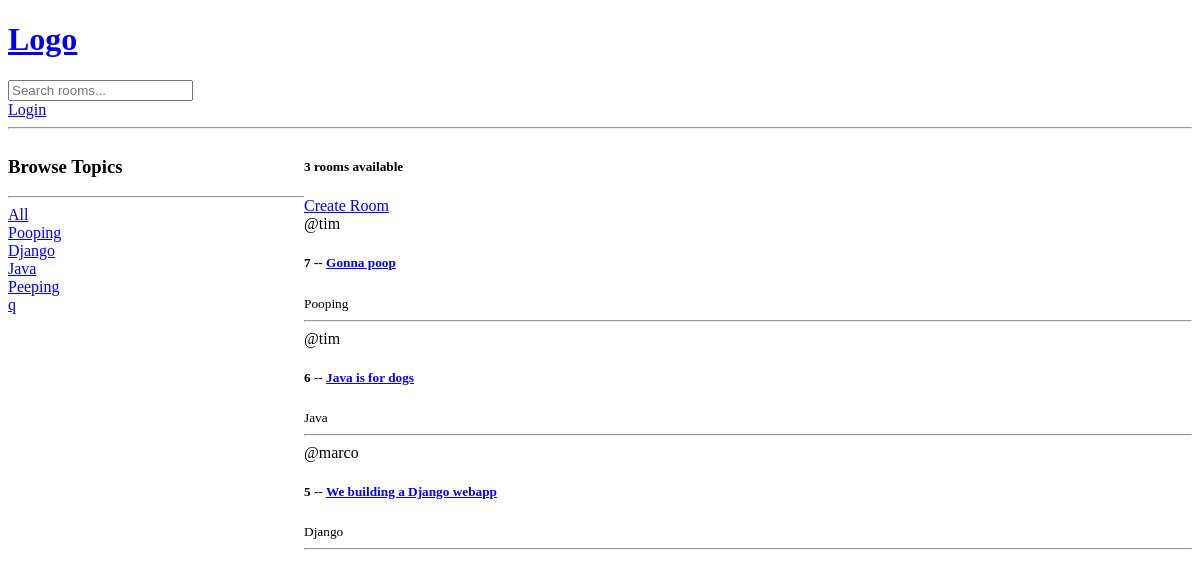
/, run on an earlier commit of the app's database.
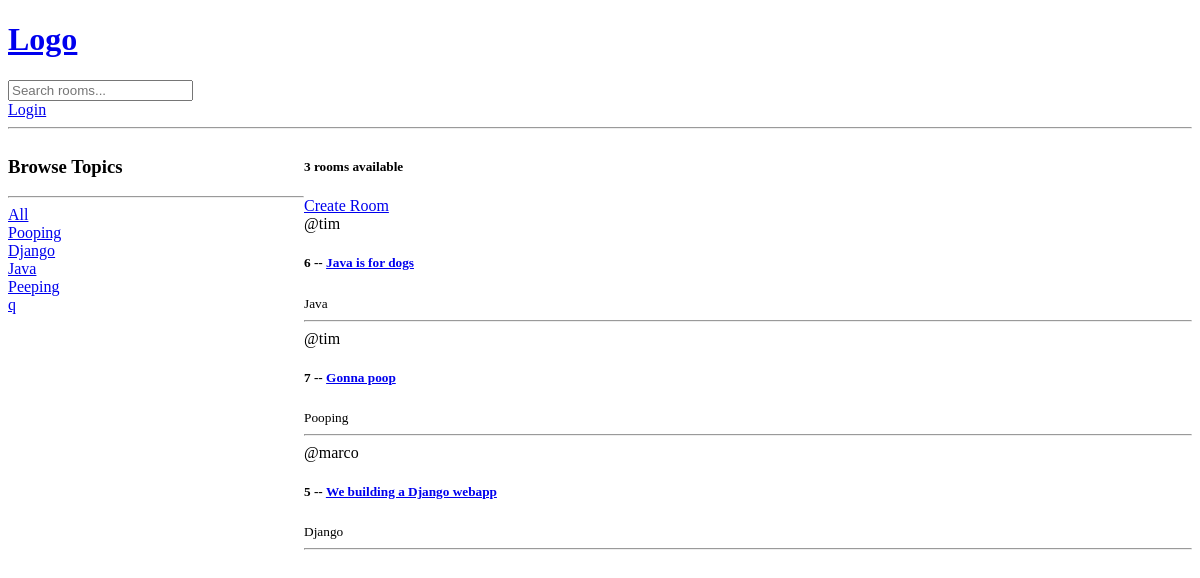
And on a later commit of the database.
### base/models.py (models this page shows, shortened)
class Topic(models.Model):
    name = models.CharField(max_length=255)

class Room(models.Model):
    host = models.ForeignKey(User, on_delete=models.SET_NULL, null=True)
    topic = models.ForeignKey(Topic, on_delete=models.SET_NULL, null=True)
    name = models.CharField(max_length=255)
    desc = models.TextField(null=True, blank=True)
    participants = models.ManyToManyField(User, related_name='participants', blank=True)
    updated = models.DateTimeField(auto_now=True)
    created = models.DateTimeField(auto_now_add=True)
    class Meta:
        ordering = ['-updated', '-created']

### base/views.py (the view)
# urls.py: path('', views.home, name='home'),
def home(request):
    q = request.GET.get('q') if request.GET.get('q') != None else ''
    rooms = Room.objects.filter(
        Q(topic__name__icontains=q) |
        Q(name__icontains=q) |
        Q(desc__icontains=q)
        )
    topics = Topic.objects.all()
    room_count = rooms.count()
    context = {'rooms':rooms, 'topics':topics, 'room_count':room_count}
    return render(request, 'base/home.html', context)

### base/templates/base/home.html (shortened to what this page needs)
{% extends 'main.html'%}
{% block content %}
<div class="home-container">
    <div>
        <h3>Browse Topics</h3>
        <hr>
        <div>
            <a href="{%url 'home'%}">All</a>
        </div>
        {% for topic in topics %}
        <div>
            <a href="{%url 'home'%}?q={{topic.name}}">{{topic.name}}</a>
        </div>
        {% endfor %}
    </div>
    <div>
        <h5>{{room_count}} rooms available</h5>
        <a href="{% url 'create-room' %}">Create Room</a>
    <div>
        {% for room in rooms %}
        <div>
            <span>@{{room.host.username}}</span>
            <h5>{{room.id}} -- <a href="{% url 'room' room.id %}">{{room.name}}</h5></a>
            <small>{{room.topic.name}}</small>
            <hr>
        </div>
        {% endfor%}
    </div>
    </div>
</div>
{% endblock content %}

What changed in the data, as far as the page shows it:
changed Room "Java is for dogs": moves up the list
